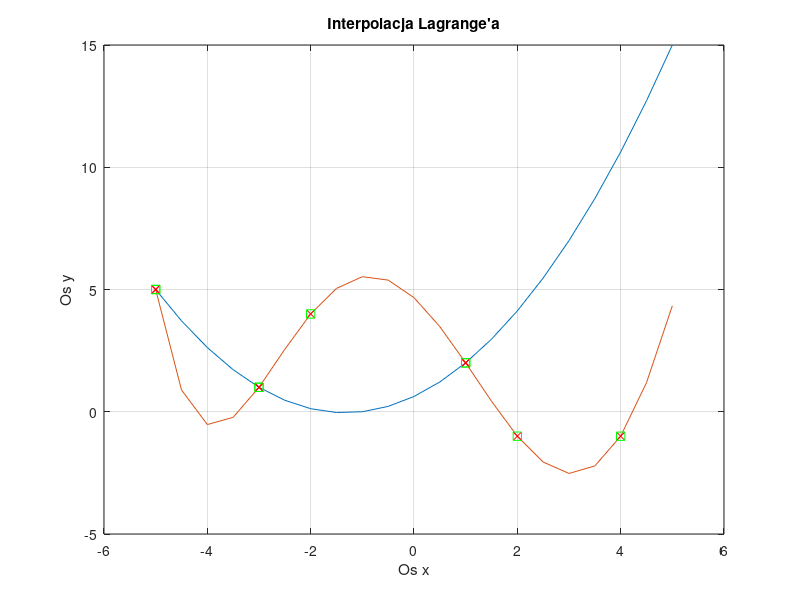

The MATLAB script that drew this image:
%Piotr Krupa
%Dane
w_a1 = [-5,5];
w_a2 = [-3,1];
w_a3 = [1,2];

%Macierz wezlow
w_a = [w_a1;w_a2;w_a3];

%Baza wielomianu Lagrange'a
fi_a = zeros(1,6);

for i=1:3
  fi_a(i)=1;
  for j=1:3
    if i != j
    fi_a(i)*=(w_a(i,1)-w_a(j,1));
    endif
  endfor
endfor

%Wspolczynniki wielomianu Lagrange'a
a = zeros(1,3);
for i = 1:3
 a(i) = w_a(i,2) / fi_a(i);
endfor

% Wyznaczenie ogolnego wzoru wielomianu
wsp_a = zeros(1,3);
wsp_a(1) = a(1)*w_a(2,1)*w_a(3,1)+a(2)*w_a(1,1)*w_a(3,1)+a(3)*w_a(1,1)*w_a(2,1);
wsp_a(2) = -a(1)*(w_a(2,1)+w_a(3,1))-a(2)*(w_a(1,1)+w_a(3,1))-a(3)*(w_a(1,1)+w_a(2,1));
wsp_a(3) = a(1)+a(2)+a(3);
fprintf("W(x) = %f x^2 + %f x + %f\n", wsp_a(3),wsp_a(2),wsp_a(1));


x = [-5:0.5:5];
y = zeros(1,21);
for i=1:3
  y+=wsp_a(i)*x.^(i-1);
endfor
plot(x,y);
grid on;
hold on;

vector_x=[w_a(1,1),w_a(2,1),w_a(3,1)];
vector_y=[0,0,0];
for i=1:3
 for j=1:3
 vector_y(1,j) = vector_y(1,j)+wsp_a(i)*w_a(j,1)^(i-1);
 endfor
endfor
plot(vector_x,vector_y,'rx');

for i=1:3
 plot(w_a(i,1),w_a(i,2),'--gs');
endfor


%//////////////////////////////////////////////////////////////
%Dane
w_b1 = [-5,5];
w_b2 = [-3,1];
w_b3 = [1,2];
w_b4 = [2,-1];
w_b5 = [-2,4];
w_b6 = [4,-1];

%Macierz wezlow
w_b = [w_b1;w_b2;w_b3;w_b4;w_b5;w_b6];

%Baza wielomianu Lagrange'a
fi_b = zeros(1,6);

for i=1:6
  fi_b(i)=1;
  for j=1:6
    if i != j
    fi_b(i)*=(w_b(i,1)-w_b(j,1));
    endif
  endfor
endfor

%Wspolczynniki wielomianu Lagrange'a
b = zeros(1,6);
for i = 1:6
 b(i) = w_b(i,2) / fi_b(i);
endfor

% Wyznaczenie ogolnego wzoru wielomianu
wsp_b = zeros(1,6);
wsp_b(1) = -b(1)*(w_b(2,1)*w_b(3,1)*w_b(4,1)*w_b(5,1)*w_b(6,1))-b(2)*(w_b(1,1)*w_b(3,1)*w_b(4,1)*w_b(5,1)*w_b(6,1))-b(3)*(w_b(2,1)*w_b(1,1)*w_b(4,1)*w_b(5,1)*w_b(6,1))-b(4)*(w_b(2,1)*w_b(3,1)*w_b(1,1)*w_b(5,1)*w_b(6,1))-b(5)*(w_b(2,1)*w_b(3,1)*w_b(4,1)*w_b(1,1)*w_b(6,1))-b(6)*(w_b(2,1)*w_b(3,1)*w_b(4,1)*w_b(5,1)*w_b(1,1));
wsp_b(2) = b(1)*((w_b(2,1)*w_b(3,1)*w_b(4,1)*w_b(5,1)) + (w_b(2,1)*w_b(3,1)*w_b(4,1)*w_b(6,1)) + (w_b(2,1)*w_b(3,1)*w_b(5,1)*w_b(6,1)) + (w_b(2,1)*w_b(4,1)*w_b(5,1)*w_b(6,1)) + (w_b(3,1)*w_b(4,1)*w_b(5,1)*w_b(6,1)))+b(2)*((w_b(1,1)*w_b(3,1)*w_b(4,1)*w_b(5,1)) + (w_b(1,1)*w_b(3,1)*w_b(4,1)*w_b(6,1)) + (w_b(1,1)*w_b(3,1)*w_b(5,1)*w_b(6,1)) + (w_b(1,1)*w_b(4,1)*w_b(5,1)*w_b(6,1)) + (w_b(3,1)*w_b(4,1)*w_b(5,1)*w_b(6,1)))+b(3)*((w_b(2,1)*w_b(1,1)*w_b(4,1)*w_b(5,1)) + (w_b(2,1)*w_b(1,1)*w_b(4,1)*w_b(6,1)) + (w_b(2,1)*w_b(1,1)*w_b(5,1)*w_b(6,1)) + (w_b(2,1)*w_b(4,1)*w_b(5,1)*w_b(6,1)) + (w_b(1,1)*w_b(4,1)*w_b(5,1)*w_b(6,1)))+b(4)*((w_b(2,1)*w_b(3,1)*w_b(1,1)*w_b(5,1)) + (w_b(2,1)*w_b(3,1)*w_b(1,1)*w_b(6,1)) + (w_b(2,1)*w_b(3,1)*w_b(5,1)*w_b(6,1)) + (w_b(2,1)*w_b(1,1)*w_b(5,1)*w_b(6,1)) + (w_b(3,1)*w_b(1,1)*w_b(5,1)*w_b(6,1)))+b(5)*((w_b(2,1)*w_b(3,1)*w_b(4,1)*w_b(1,1)) + (w_b(2,1)*w_b(3,1)*w_b(4,1)*w_b(6,1)) + (w_b(2,1)*w_b(3,1)*w_b(1,1)*w_b(6,1)) + (w_b(2,1)*w_b(4,1)*w_b(1,1)*w_b(6,1)) + (w_b(3,1)*w_b(4,1)*w_b(1,1)*w_b(6,1)))+b(6)*((w_b(2,1)*w_b(3,1)*w_b(4,1)*w_b(5,1)) + (w_b(2,1)*w_b(3,1)*w_b(4,1)*w_b(1,1)) + (w_b(2,1)*w_b(3,1)*w_b(5,1)*w_b(1,1)) + (w_b(2,1)*w_b(4,1)*w_b(5,1)*w_b(1,1)) + (w_b(3,1)*w_b(4,1)*w_b(5,1)*w_b(1,1)));
wsp_b(3) = -b(1)*((w_b(2,1)*w_b(3,1)*w_b(4,1)) + (w_b(2,1)*w_b(3,1)*w_b(6,1)) + (w_b(2,1)*w_b(4,1)*w_b(5,1)) + (w_b(2,1)*w_b(4,1)*w_b(6,1)) + (w_b(2,1)*w_b(5,1)*w_b(6,1)) + (w_b(3,1)*w_b(4,1)*w_b(5,1)) + (w_b(3,1)*w_b(4,1)*w_b(6,1)) + (w_b(3,1)*w_b(5,1)*w_b(6,1)) + (w_b(4,1)*w_b(5,1)*w_b(6,1)) + (w_b(2,1)*w_b(3,1)*w_b(5,1)))-b(2)*((w_b(1,1)*w_b(3,1)*w_b(4,1)) + (w_b(1,1)*w_b(3,1)*w_b(6,1)) + (w_b(1,1)*w_b(4,1)*w_b(5,1)) + (w_b(1,1)*w_b(4,1)*w_b(6,1)) + (w_b(1,1)*w_b(5,1)*w_b(6,1)) + (w_b(3,1)*w_b(4,1)*w_b(5,1)) + (w_b(3,1)*w_b(4,1)*w_b(6,1)) + (w_b(3,1)*w_b(5,1)*w_b(6,1)) + (w_b(4,1)*w_b(5,1)*w_b(6,1)) + (w_b(1,1)*w_b(3,1)*w_b(5,1)))-b(3)*((w_b(2,1)*w_b(1,1)*w_b(4,1)) + (w_b(2,1)*w_b(1,1)*w_b(6,1)) + (w_b(2,1)*w_b(4,1)*w_b(5,1)) + (w_b(2,1)*w_b(4,1)*w_b(6,1)) + (w_b(2,1)*w_b(5,1)*w_b(6,1)) + (w_b(1,1)*w_b(4,1)*w_b(5,1)) + (w_b(1,1)*w_b(4,1)*w_b(6,1)) + (w_b(1,1)*w_b(5,1)*w_b(6,1)) + (w_b(4,1)*w_b(5,1)*w_b(6,1)) + (w_b(2,1)*w_b(1,1)*w_b(5,1)))-b(4)*((w_b(2,1)*w_b(3,1)*w_b(1,1)) + (w_b(2,1)*w_b(3,1)*w_b(6,1)) + (w_b(2,1)*w_b(1,1)*w_b(5,1)) + (w_b(2,1)*w_b(1,1)*w_b(6,1)) + (w_b(2,1)*w_b(5,1)*w_b(6,1)) + (w_b(3,1)*w_b(1,1)*w_b(5,1)) + (w_b(3,1)*w_b(1,1)*w_b(6,1)) + (w_b(3,1)*w_b(5,1)*w_b(6,1)) + (w_b(1,1)*w_b(5,1)*w_b(6,1)) + (w_b(2,1)*w_b(3,1)*w_b(5,1)))-b(5)*((w_b(2,1)*w_b(3,1)*w_b(4,1)) + (w_b(2,1)*w_b(3,1)*w_b(6,1)) + (w_b(2,1)*w_b(4,1)*w_b(1,1)) + (w_b(2,1)*w_b(4,1)*w_b(6,1)) + (w_b(2,1)*w_b(1,1)*w_b(6,1)) + (w_b(3,1)*w_b(4,1)*w_b(1,1)) + (w_b(3,1)*w_b(4,1)*w_b(6,1)) + (w_b(3,1)*w_b(1,1)*w_b(6,1)) + (w_b(4,1)*w_b(1,1)*w_b(6,1)) + (w_b(2,1)*w_b(3,1)*w_b(1,1)))-b(6)*((w_b(2,1)*w_b(3,1)*w_b(4,1)) + (w_b(2,1)*w_b(3,1)*w_b(1,1)) + (w_b(2,1)*w_b(4,1)*w_b(5,1)) + (w_b(2,1)*w_b(4,1)*w_b(1,1)) + (w_b(2,1)*w_b(5,1)*w_b(1,1)) + (w_b(3,1)*w_b(4,1)*w_b(5,1)) + (w_b(3,1)*w_b(4,1)*w_b(1,1)) + (w_b(3,1)*w_b(5,1)*w_b(1,1)) + (w_b(4,1)*w_b(5,1)*w_b(1,1)) + (w_b(2,1)*w_b(3,1)*w_b(5,1)));
wsp_b(4) = b(1)*((w_b(2,1)*w_b(3,1)) + (w_b(2,1)*w_b(4,1)) + (w_b(2,1)*w_b(5,1)) + (w_b(2,1)*w_b(6,1)) + (w_b(3,1)*w_b(4,1)) + (w_b(3,1)*w_b(5,1)) + (w_b(3,1)*w_b(6,1)) + (w_b(4,1)*w_b(5,1)) + (w_b(4,1)*w_b(6,1)) + (w_b(5,1)*w_b(6,1)))+b(2)*((w_b(1,1)*w_b(3,1)) + (w_b(1,1)*w_b(4,1)) + (w_b(1,1)*w_b(5,1)) + (w_b(1,1)*w_b(6,1)) + (w_b(3,1)*w_b(4,1)) + (w_b(3,1)*w_b(5,1)) + (w_b(3,1)*w_b(6,1)) + (w_b(4,1)*w_b(5,1)) + (w_b(4,1)*w_b(6,1)) + (w_b(5,1)*w_b(6,1)))+b(3)*((w_b(2,1)*w_b(1,1)) + (w_b(2,1)*w_b(4,1)) + (w_b(2,1)*w_b(5,1)) + (w_b(2,1)*w_b(6,1)) + (w_b(1,1)*w_b(4,1)) + (w_b(1,1)*w_b(5,1)) + (w_b(1,1)*w_b(6,1)) + (w_b(4,1)*w_b(5,1)) + (w_b(4,1)*w_b(6,1)) + (w_b(5,1)*w_b(6,1)))+b(4)*((w_b(2,1)*w_b(3,1)) + (w_b(2,1)*w_b(1,1)) + (w_b(2,1)*w_b(5,1)) + (w_b(2,1)*w_b(6,1)) + (w_b(3,1)*w_b(1,1)) + (w_b(3,1)*w_b(5,1)) + (w_b(3,1)*w_b(6,1)) + (w_b(1,1)*w_b(5,1)) + (w_b(1,1)*w_b(6,1)) + (w_b(5,1)*w_b(6,1)))+b(5)*((w_b(2,1)*w_b(3,1)) + (w_b(2,1)*w_b(4,1)) + (w_b(2,1)*w_b(1,1)) + (w_b(2,1)*w_b(6,1)) + (w_b(3,1)*w_b(4,1)) + (w_b(3,1)*w_b(1,1)) + (w_b(3,1)*w_b(6,1)) + (w_b(4,1)*w_b(1,1)) + (w_b(4,1)*w_b(6,1)) + (w_b(1,1)*w_b(6,1)))+b(6)*((w_b(2,1)*w_b(3,1)) + (w_b(2,1)*w_b(4,1)) + (w_b(2,1)*w_b(5,1)) + (w_b(2,1)*w_b(1,1)) + (w_b(3,1)*w_b(4,1)) + (w_b(3,1)*w_b(5,1)) + (w_b(3,1)*w_b(1,1)) + (w_b(4,1)*w_b(5,1)) + (w_b(4,1)*w_b(1,1)) + (w_b(5,1)*w_b(1,1)));
wsp_b(5) = -b(1)*(w_b(2,1) + w_b(3,1) + w_b(4,1) + w_b(5,1) + w_b(6,1))-b(2)*(w_b(1,1) + w_b(3,1) + w_b(4,1) + w_b(5,1) + w_b(6,1))-b(3)*(w_b(2,1) + w_b(1,1) + w_b(4,1) + w_b(5,1) + w_b(6,1))-b(4)*(w_b(2,1) + w_b(3,1) + w_b(1,1) + w_b(5,1) + w_b(6,1))-b(5)*(w_b(2,1) + w_b(3,1) + w_b(4,1) + w_b(1,1) + w_b(6,1))-b(6)*(w_b(2,1) + w_b(3,1) + w_b(4,1) + w_b(5,1) + w_b(1,1));
wsp_b(6) = b(1)+b(2)+b(3)+b(4)+b(5)+b(6);

fprintf("W(x) =%f x^5 + %f x^4 + %f x^3 + %f x^2 + %f x + %f\n",wsp_b(6),wsp_b(5),wsp_b(4),wsp_b(3),wsp_b(2),wsp_b(1));

x = [-5:0.5:5];
y = zeros(1,21);
for i=1:6
  y+=wsp_b(i)*x.^(i-1);
endfor
plot(x,y);
grid on;
hold on;

vector_x=[w_b(1,1),w_b(2,1),w_b(3,1),w_b(4,1),w_b(5,1),w_b(6,1)];
vector_y=[0,0,0,0,0,0];
for i=1:6
 for j=1:6
 vector_y(1,j) = vector_y(1,j)+wsp_b(i)*w_b(j,1)^(i-1);
 endfor
endfor
plot(vector_x,vector_y,'rx');

for i=1:6
 plot(w_b(i,1),w_b(i,2),'--gs');
endfor

title("Interpolacja Lagrange'a");
ylabel("Os y");
xlabel("Os x");